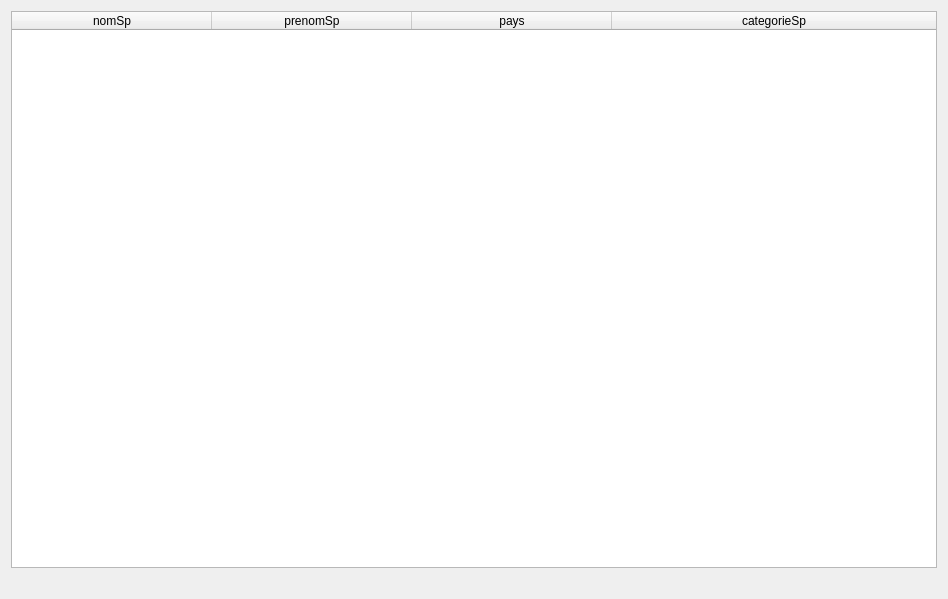
<?xml version="1.0" encoding="UTF-8"?>
<ui version="4.0">
 <class>fct_fournie_1</class>
 <widget class="QDialog" name="fct_fournie_1">
  <property name="geometry">
   <rect>
    <x>0</x>
    <y>0</y>
    <width>948</width>
    <height>599</height>
   </rect>
  </property>
  <property name="windowTitle">
   <string>Nom, prénom, pays, catégorie des sportifs de l'équipe 1</string>
  </property>
  <layout class="QVBoxLayout" name="verticalLayout">
   <item>
    <widget class="QTableWidget" name="table_fct_fournie_1">
     <property name="columnCount">
      <number>4</number>
     </property>
     <attribute name="horizontalHeaderMinimumSectionSize">
      <number>50</number>
     </attribute>
     <attribute name="horizontalHeaderDefaultSectionSize">
      <number>200</number>
     </attribute>
     <attribute name="horizontalHeaderStretchLastSection">
      <bool>true</bool>
     </attribute>
     <attribute name="verticalHeaderVisible">
      <bool>false</bool>
     </attribute>
     <column>
      <property name="text">
       <string>nomSp</string>
      </property>
     </column>
     <column>
      <property name="text">
       <string>prenomSp</string>
      </property>
     </column>
     <column>
      <property name="text">
       <string>pays</string>
      </property>
     </column>
     <column>
      <property name="text">
       <string>categorieSp</string>
      </property>
     </column>
    </widget>
   </item>
   <item>
    <widget class="QLabel" name="label_fct_fournie_1">
     <property name="text">
      <string/>
     </property>
     <property name="alignment">
      <set>Qt::AlignCenter</set>
     </property>
    </widget>
   </item>
  </layout>
 </widget>
 <resources/>
 <connections/>
</ui>
